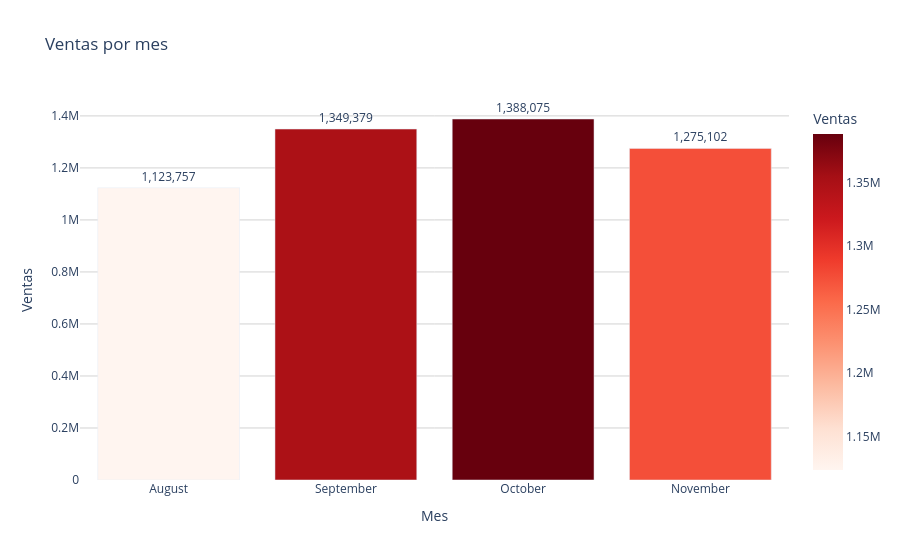

Source (notebook cell):
### Code cell
fig = px.bar(
    groupbymes,
    x='mes',
    y='cantidad',
    title='Ventas por mes',
    labels={'mes': 'Mes', 'cantidad': 'Ventas'},
    color='cantidad',
    color_continuous_scale='reds',
    text='cantidad'
)

fig.update_layout(
    xaxis_title='Mes',
    yaxis_title='Ventas',
    yaxis=dict(rangemode='tozero', showgrid=True, gridcolor='lightgrey'),
    xaxis=dict(tickmode='linear'),
    plot_bgcolor='white',
    coloraxis_colorbar=dict(title='Ventas'),
    legend_title_text='Ventas'
)

fig.update_traces(texttemplate='%{text:,.0f}', textposition='outside')

fig.show()

### Figure 1 — Plotly figure (JSON) as saved in the notebook; plotly's stock layout.template omitted (floating-point values rounded to 4 significant figures)
{"data": [{"hovertemplate": "Mes=%{x}<br>Ventas=%{marker.color}<extra></extra>", "legendgroup": "", "marker": {"color": [1123757, 1349379, 1388075, 1275102], "coloraxis": "coloraxis", "pattern": {"shape": ""}}, "name": "", "orientation": "v", "showlegend": false, "text": [1124000.0, 1349000.0, 1388000.0, 1275000.0], "textposition": "outside", "texttemplate": "%{text:,.0f}", "type": "bar", "x": ["August", "September", "October", "November"], "xaxis": "x", "y": [1123757, 1349379, 1388075, 1275102], "yaxis": "y"}], "layout": {"barmode": "relative", "coloraxis": {"colorbar": {"title": {"text": "Ventas"}}, "colorscale": [[0, "rgb(255,245,240)"], [0.125, "rgb(254,224,210)"], [0.25, "rgb(252,187,161)"], [0.375, "rgb(252,146,114)"], [0.5, "rgb(251,106,74)"], [0.625, "rgb(239,59,44)"], [0.75, "rgb(203,24,29)"], [0.875, "rgb(165,15,21)"], [1, "rgb(103,0,13)"]]}, "legend": {"title": {"text": "Ventas"}, "tracegroupgap": 0}, "plot_bgcolor": "white", "title": {"text": "Ventas por mes"}, "xaxis": {"anchor": "y", "domain": [0, 1], "tickmode": "linear", "title": {"text": "Mes"}}, "yaxis": {"anchor": "x", "domain": [0, 1], "gridcolor": "lightgrey", "rangemode": "tozero", "showgrid": true, "title": {"text": "Ventas"}}}}
